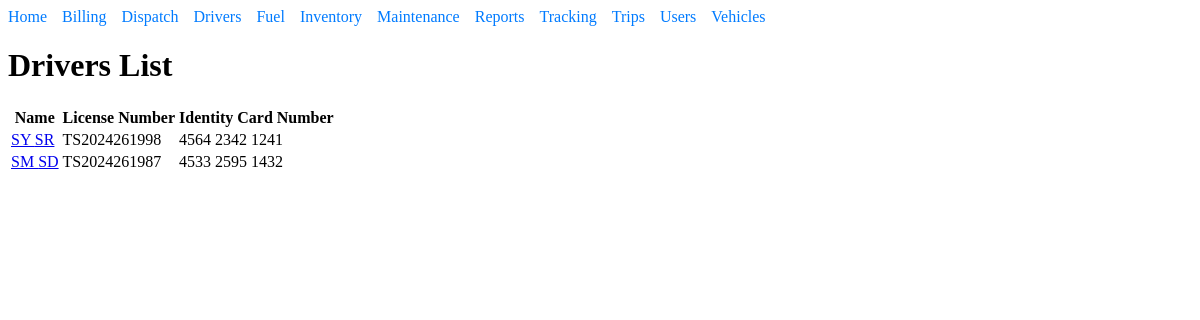
The app's page /drivers/list/ with its own data.
### drivers/models.py (models this page shows, shortened)
class Driver(models.Model):
    first_name = models.CharField(max_length=100)
    last_name = models.CharField(max_length=100)
    image = models.ImageField(upload_to='drivers/')
    license_number = models.CharField(max_length=50)
    license_image = models.ImageField(upload_to='licenses/')
    identity_card_number = models.CharField(max_length=50)
    identity_card_image = models.ImageField(upload_to='identity_cards/')
    address = models.TextField()
    supervisors = models.ManyToManyField('self', symmetrical=False, related_name='supervised_drivers', blank=True)

### drivers/views.py (the view)
def driver_list(request):
    drivers = Driver.objects.all()
    return render(request, 'drivers/driver_list.html', {'drivers': drivers})

### drivers/templates/drivers/driver_list.html
{% extends "main/base.html" %}
{% block content %}
<h1>Drivers List</h1>
<table>
    <thead>
        <tr>
            <th>Name</th>
            <th>License Number</th>
            <th>Identity Card Number</th>
        </tr>
    </thead>
    <tbody>
        {% for driver in drivers %}
        <tr>
            <td><a href="{% url 'driver_detail' driver.id %}">{{ driver.first_name }} {{ driver.last_name }}</a></td>
            <td>{{ driver.license_number }}</td>
            <td>{{ driver.identity_card_number }}</td>
        </tr>
        {% endfor %}
    </tbody>
</table>
{% endblock %}

### records on screen
Driver: first_name "SY", last_name "SR", license_number "TS2024261998", identity_card_number "4564 2342 1241"
Driver: first_name "SM", last_name "SD", license_number "TS2024261987", identity_card_number "4533 2595 1432"
